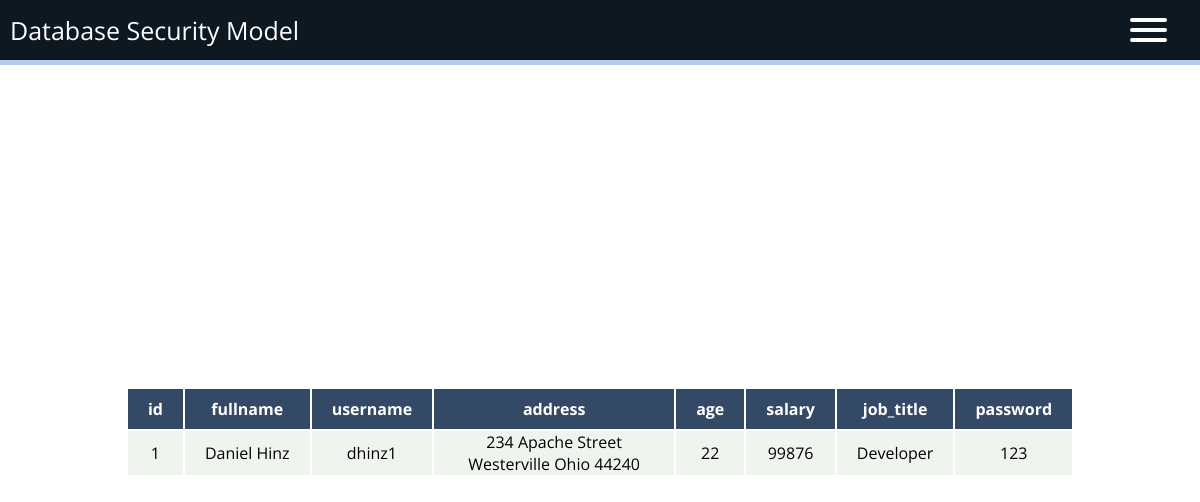
/ (signed in), run on the app's committed database.
### app.py (models this page shows, shortened)
class Person(db.Model):
    id           = db.Column(db.Integer,  primary_key = True)
    fullname     = db.Column(db.String(200), nullable = True)
    username     = db.Column(db.String(200), nullable = True)
    address      = db.Column(db.String(200), nullable = True)
    age          = db.Column(db.String(200), nullable = True)
    salary       = db.Column(db.String(200), nullable = True)
    job_title    = db.Column(db.String(200), nullable = True)
    password     = db.Column(db.String(200), nullable = True)

### app.py (the view)
@app.route("/")
def home():
    if not session.get("name"):
        return redirect(url_for("login"))
    return render_template('index.html',
                            headings   = Person.__table__.columns.keys(),
                            people     = Person.query.all())

### templates/index.html (shortened to what this page needs)
<html lang="en">
  <head>
    <link rel="stylesheet" href="https://cdnjs.cloudflare.com/ajax/libs/font-awesome/5.15.3/css/all.min.css">
    <link rel="stylesheet" type="text/css" href="{{ url_for('static', filename='styles/index.css') }}">
  </head>
  <body>
    <nav>
      <ul>
        <li>Database Security Model</li>
        <li>
          <div class="hamburger">
            <div class="hamburger-line"></div>
            <div class="hamburger-line"></div>
            <div class="hamburger-line"></div>
          </div>
        </li>
      </ul>
    </nav>
    <div class="body">
      <table>
        <tr>
          {% for header in headings %}
            <th>{{ header }}</th>
          {% endfor %}
        </tr>
        {% for person in people %}
          <tr>
              <td>{{ person.id }}</td>
              <td>{{ person.fullname }}</td>
              <td>{{ person.username }}</td>
              <td>{{ person.address }}</td>
              <td>{{ person.age }}</td>
              <td>{{ person.salary }}</td>
              <td>{{ person.job_title }}</td>
              <td>{{ person.password }}</td>
        {% endfor %}
      </table>
    </div>
  </body>
</html>

### static/styles/index.css (style rules this page uses)
:root { --white-1: #ffffff; --white-2: #f0f4ef; --gray-1: #bfcc94; --black-1: #0d1821; --blue-1: #344966; --blue-2: #b4cded; }
* { padding: 0; margin: 0; font-family: Open Sans, sans-serif; overflow: hidden; }
body { height: 100vh; width: 100vw; }
.body { height: calc(100vh - 65px); width: 100%; display: flex; flex-direction: column; justify-content: center; align-items: center; }
nav { background: var(--black-1); height: 60px; width: 100%; border-bottom: 5px solid var(--blue-2); display: flex; justify-content: flex-start; align-items: center; }
nav ul { padding-left: 10px; list-style: none; }
nav ul li { color: var(--white-1); font-size: 25px; }
.hamburger { display: flex; flex-direction: column; justify-content: center; align-items: center; cursor: pointer; position: absolute; top: 30px; right: 30px; transform: translateY(-50%); }
.hamburger-line { background: white; height: 4px; width: 37.5px; margin: 3px; border-radius: 5px; }
table { display: inline-block; overflow: auto; max-width: 100%; max-height: 500px; }
th { color: var(--white-1); background: var(--blue-1); }
tr:nth-child(1) { background: var(--blue-1); }
tr:nth-child(even) { background: var(--white-2); }
td, th { margin: 0; padding: 0 20px; height: 40px; text-align: center; max-width: 200px; overflow-x: auto; }

### data on the page
Person: id "1", fullname "Daniel Hinz", username "dhinz1", address "234 Apache Street Westerville Ohio 44240", age "22", salary "99876", job_title "Developer", password "123"

### other printed values
{{ header }} "id" "fullname" "username" "address" "age" "salary" "job_title" "password"
